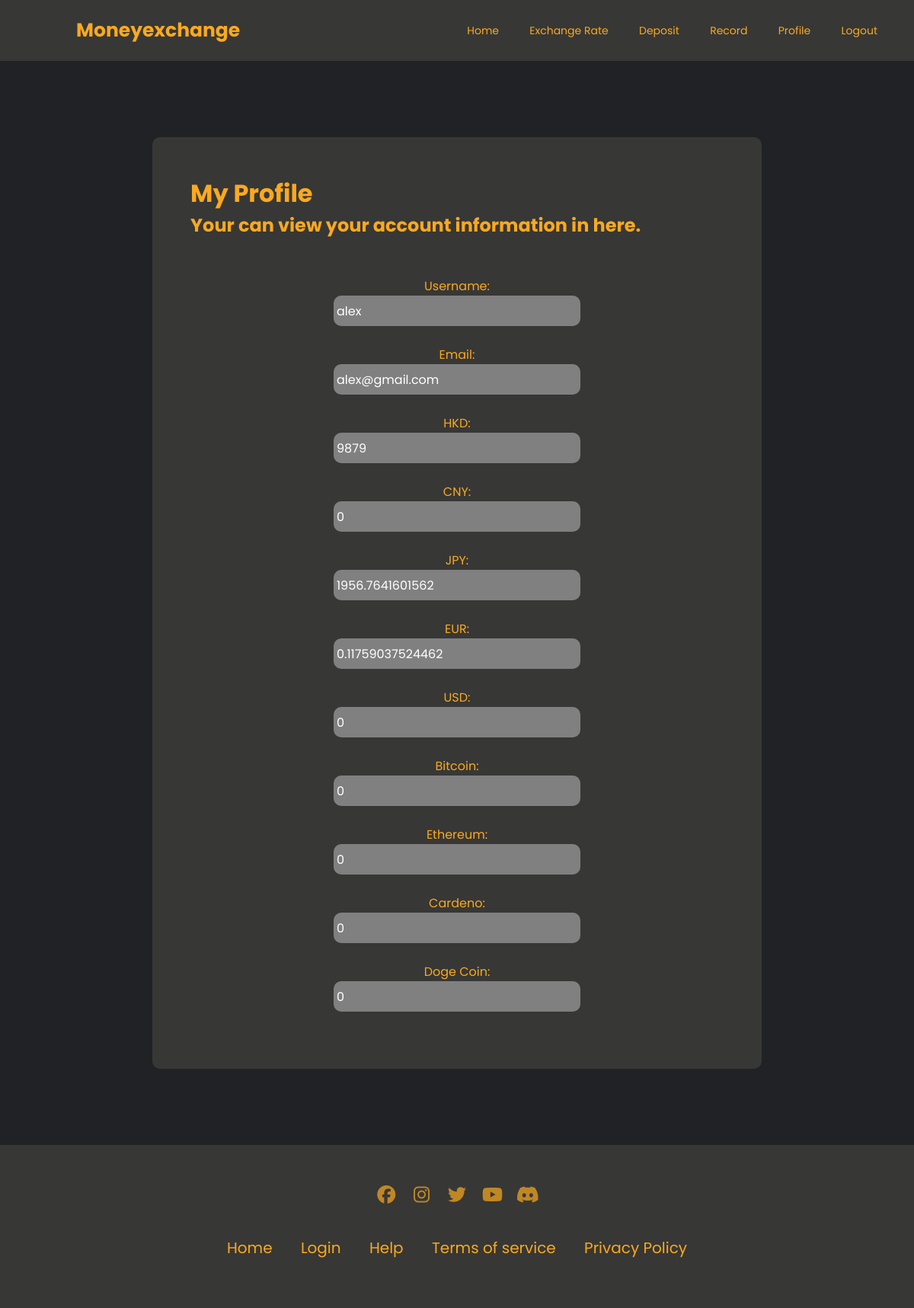
Screenshot of /profile.php (signed in) with the database file from the repository.
### tables this page shows
CREATE TABLE `user` (
  `id` int(100) NOT NULL,
  `username` varchar(40) NOT NULL,
  `password` varchar(255) NOT NULL,
  `email` varchar(255) NOT NULL,
  `HKD` float(30,20) NOT NULL,
  `CNY` float(30,20) NOT NULL,
  `JPY` float(30,20) NOT NULL,
  `EUR` float(30,20) NOT NULL,
  `USD` float(30,20) NOT NULL,
  `ETH` float(30,20) NOT NULL,
  `BTC` float(30,20) NOT NULL,
  `ADA` float(30,20) NOT NULL,
  `Dog` float(30,20) NOT NULL
);

### profile.php (the view, shortened to what this page needs)
<?php
include_once 'header.php';
?>
<html>
    <body style="background-color: rgb(32, 34, 37);">
    <div style="height: max-content;  width: 100%; padding: 100px">
        <div class="profilebackdiv">
            <div class="profilediv">
                <h1 style="color: #faa91f;">My Profile</h1>
                <h2 class="" style="color: #faa91f;">Your can view your account information in here.</h2>
            </div>
            <br><br>
            <?php
            $sql = "SELECT * FROM user WHERE username = ?";
            if($stmt = mysqli_prepare($link, $sql)){
                mysqli_stmt_bind_param($stmt, "s", $_SESSION["username"]);
                if(mysqli_stmt_execute($stmt)){
                    $query=$stmt->get_result();
                    foreach ($query as $row){?>
                    <div>
                        <form class="" action="">
                                <fieldset class="" style="border: none;">
                                    <div style="text-align: center;">
                                        <label for="" style="color:#faa91f">Username: </label><br>
                                        <input class="reformdivinput" type="text" name="username" value="<?php echo $row['username'];?>" readonly>
                                        <br><br>
                                        <label for="" style="color:#faa91f">Email: </label><br>
                                        <input class="reformdivinput" type="email" name="email" value="<?php echo $row['email'];?>" readonly>
                                        <br><br>
                                        <label for="" style="color:#faa91f">HKD: </label><br>
                                        <input class="reformdivinput" type="text" name="password" value="<?php echo $row['HKD'];?>" readonly>
                                        <br><br>
                                        <label for="" style="color:#faa91f">CNY: </label><br>
                                        <input class="reformdivinput" type="text" name="password" value="<?php echo $row['CNY'];?>" readonly>
                                        <br><br>
                                        <label for="" style="color:#faa91f">JPY: </label><br>
                                        <input class="reformdivinput" type="text" name="password" value="<?php echo $row['JPY'];?>" readonly>
                                        <br><br>
                                        <label for="" style="color:#faa91f">EUR: </label><br>
                                        <input class="reformdivinput" type="text" name="password" value="<?php echo $row['EUR'];?>" readonly>
                                        <br><br>
                                        <label for="" style="color:#faa91f">USD: </label><br>
                                        <input class="reformdivinput" type="text" name="password" value="<?php echo $row['USD'];?>" readonly>
                                        <br><br>
                                        <label for="" style="color:#faa91f">Bitcoin: </label><br>
                                        <input class="reformdivinput" type="text" name="password" value="<?php echo $row['BTC'];?>" readonly>
                                        <br><br>
                                        <label for="" style="color:#faa91f">Ethereum: </label><br>
                                        <input class="reformdivinput" type="text" name="password" value="<?php echo $row['ETH'];?>" readonly>
                                        <br><br>
                                        <label for="" style="color:#faa91f">Cardeno: </label><br>
                                        <input class="reformdivinput" type="text" name="password" value="<?php echo $row['ADA'];?>" readonly>
                                        <br><br>
                                        <label for="" style="color:#faa91f">Doge Coin: </label><br>
                                        <input class="reformdivinput" type="text" name="password" value="<?php echo $row['Dog'];?>" readonly>
                                        <br><br>
                                        </div>
                                </fieldset>
                        </form>
                    </div>
                <?php }
                } else{
                    echo "Oops! Something went wrong. Please try again later.";
                }
            }
          ?>
        </div>
    </div>
</html>
<?php include_once 'footer.php'; ?>

### style.css (style rules this page uses)
* { padding: 0; margin: 0; text-decoration: none; list-style: none; box-sizing: border-box; font-family: "Poppins", "sans-serif"; }
body { background-color: rgb(32, 34, 37); }
.profilebackdiv { background-color: #373736; width: 800px; height: max-content; margin: 0px auto; padding: 50px; border-radius: 10px; }
.reformdivinput { height: 40px; background: grey; color: white; border-radius: 10px; border: none; font-size: 1em; padding: 4px; margin: 0; text-decoration: none; list-style: none; box-sizing: border-box; font-family: "Poppins", "sans-serif"; }

### rows the page displays
user: username "alex", email "alex@gmail.com", password "9879", password "0", password "1956.7641601562", password "0.11759037524462"
